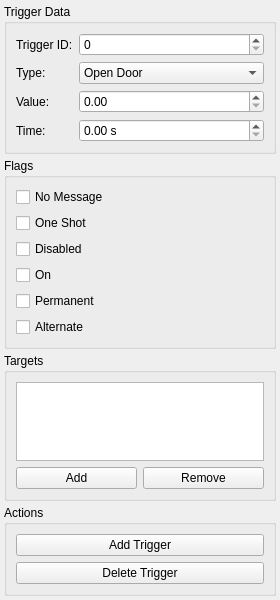
<?xml version="1.0" encoding="UTF-8"?>
<ui version="4.0">
 <class>TriggerTool</class>
 <widget class="QWidget" name="TriggerTool">
  <property name="geometry">
   <rect>
    <x>0</x>
    <y>0</y>
    <width>280</width>
    <height>600</height>
   </rect>
  </property>
  <layout class="QVBoxLayout" name="verticalLayout">
   <property name="spacing">
    <number>4</number>
   </property>
   <property name="leftMargin">
    <number>4</number>
   </property>
   <property name="topMargin">
    <number>4</number>
   </property>
   <property name="rightMargin">
    <number>4</number>
   </property>
   <property name="bottomMargin">
    <number>4</number>
   </property>
   
   <!-- Trigger Data Group -->
   <item>
    <widget class="QGroupBox" name="triggerDataGroup">
     <property name="title">
      <string>Trigger Data</string>
     </property>
     <layout class="QFormLayout" name="formLayout">
      <item row="0" column="0">
       <widget class="QLabel" name="labelTriggerId">
        <property name="text">
         <string>Trigger ID:</string>
        </property>
       </widget>
      </item>
      <item row="0" column="1">
       <widget class="QSpinBox" name="triggerIdSpin">
        <property name="minimum">
         <number>0</number>
        </property>
        <property name="maximum">
         <number>65535</number>
        </property>
       </widget>
      </item>
      <item row="1" column="0">
       <widget class="QLabel" name="labelType">
        <property name="text">
         <string>Type:</string>
        </property>
       </widget>
      </item>
      <item row="1" column="1">
       <widget class="QComboBox" name="typeCombo">
        <item><property name="text"><string>Open Door</string></property></item>
        <item><property name="text"><string>Close Door</string></property></item>
        <item><property name="text"><string>Matcen</string></property></item>
        <item><property name="text"><string>Exit</string></property></item>
        <item><property name="text"><string>Secret Exit</string></property></item>
        <item><property name="text"><string>Illusion Off</string></property></item>
        <item><property name="text"><string>Illusion On</string></property></item>
        <item><property name="text"><string>Unlock Door</string></property></item>
        <item><property name="text"><string>Lock Door</string></property></item>
        <item><property name="text"><string>Light Off</string></property></item>
        <item><property name="text"><string>Light On</string></property></item>
       </widget>
      </item>
      <item row="2" column="0">
       <widget class="QLabel" name="labelValue">
        <property name="text">
         <string>Value:</string>
        </property>
       </widget>
      </item>
      <item row="2" column="1">
       <widget class="QDoubleSpinBox" name="valueSpin">
        <property name="minimum">
         <number>0</number>
        </property>
        <property name="maximum">
         <number>100</number>
        </property>
        <property name="singleStep">
         <number>0.1</number>
        </property>
       </widget>
      </item>
      <item row="3" column="0">
       <widget class="QLabel" name="labelTime">
        <property name="text">
         <string>Time:</string>
        </property>
       </widget>
      </item>
      <item row="3" column="1">
       <widget class="QDoubleSpinBox" name="timeSpin">
        <property name="suffix">
         <string> s</string>
        </property>
        <property name="minimum">
         <number>0</number>
        </property>
        <property name="maximum">
         <number>100</number>
        </property>
        <property name="singleStep">
         <number>0.1</number>
        </property>
       </widget>
      </item>
     </layout>
    </widget>
   </item>
   
   <!-- Flags Group -->
   <item>
    <widget class="QGroupBox" name="flagsGroup">
     <property name="title">
      <string>Flags</string>
     </property>
     <layout class="QVBoxLayout" name="verticalLayout_2">
      <item>
       <widget class="QCheckBox" name="noMessageCheck">
        <property name="text">
         <string>No Message</string>
        </property>
       </widget>
      </item>
      <item>
       <widget class="QCheckBox" name="oneShotCheck">
        <property name="text">
         <string>One Shot</string>
        </property>
       </widget>
      </item>
      <item>
       <widget class="QCheckBox" name="disabledCheck">
        <property name="text">
         <string>Disabled</string>
        </property>
       </widget>
      </item>
      <item>
       <widget class="QCheckBox" name="onCheck">
        <property name="text">
         <string>On</string>
        </property>
       </widget>
      </item>
      <item>
       <widget class="QCheckBox" name="permanentCheck">
        <property name="text">
         <string>Permanent</string>
        </property>
       </widget>
      </item>
      <item>
       <widget class="QCheckBox" name="alternateCheck">
        <property name="text">
         <string>Alternate</string>
        </property>
       </widget>
      </item>
     </layout>
    </widget>
   </item>
   
   <!-- Targets Group -->
   <item>
    <widget class="QGroupBox" name="targetsGroup">
     <property name="title">
      <string>Targets</string>
     </property>
     <layout class="QVBoxLayout" name="verticalLayout_3">
      <item>
       <widget class="QListWidget" name="targetsList">
        <property name="maximumHeight">
         <number>100</number>
        </property>
       </widget>
      </item>
      <item>
       <layout class="QHBoxLayout" name="targetsButtonLayout">
        <item>
         <widget class="QPushButton" name="addTargetBtn">
          <property name="text">
           <string>Add</string>
          </property>
         </widget>
        </item>
        <item>
         <widget class="QPushButton" name="removeTargetBtn">
          <property name="text">
           <string>Remove</string>
          </property>
         </widget>
        </item>
       </layout>
      </item>
     </layout>
    </widget>
   </item>
   
   <!-- Actions Group -->
   <item>
    <widget class="QGroupBox" name="actionsGroup">
     <property name="title">
      <string>Actions</string>
     </property>
     <layout class="QVBoxLayout" name="verticalLayout_4">
      <item>
       <widget class="QPushButton" name="addTriggerBtn">
        <property name="text">
         <string>Add Trigger</string>
        </property>
       </widget>
      </item>
      <item>
       <widget class="QPushButton" name="deleteTriggerBtn">
        <property name="text">
         <string>Delete Trigger</string>
        </property>
       </widget>
      </item>
     </layout>
    </widget>
   </item>
   
   <item>
    <spacer name="verticalSpacer">
     <property name="orientation">
      <enum>Qt::Vertical</enum>
     </property>
     <property name="sizeHint" stdset="0">
      <size>
       <width>20</width>
       <height>40</height>
      </size>
     </property>
    </spacer>
   </item>
  </layout>
 </widget>
 <resources/>
 <connections/>
</ui>
